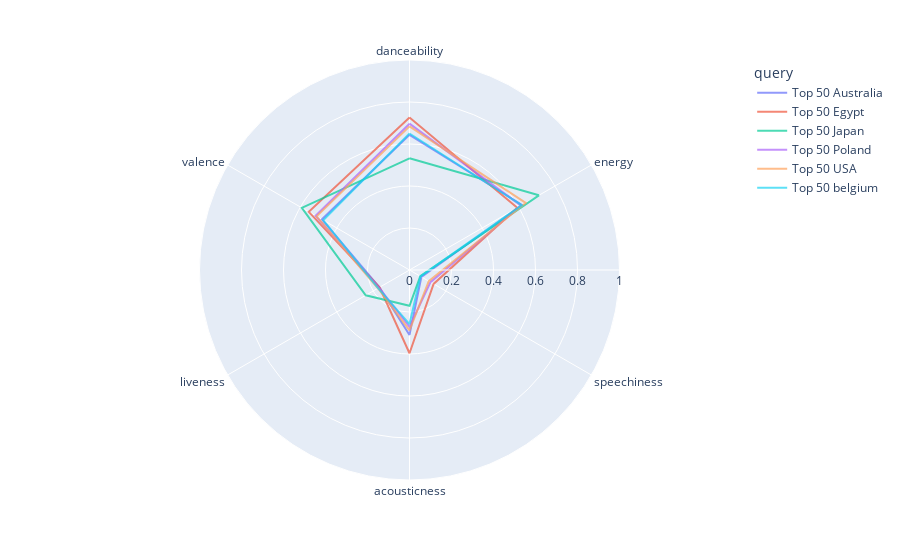

Notebook code for this chart:
### Code cell
melted = pd.melt(unpivoted, id_vars=["query"])

fig = px.line_polar(melted, r="value", theta="variable", color="query",
                            line_close=True, range_r=[0,1])
#fig.update_traces(fill='toself')
fig.update_traces(opacity=0.7)
fig

### Figure 1 — Plotly figure (JSON) as saved in the notebook; plotly's stock layout.template omitted (floating-point values rounded to 4 significant figures)
{"data": [{"hovertemplate": "query=Top 50 Australia<br>value=%{r}<br>variable=%{theta}<extra></extra>", "legendgroup": "Top 50 Australia", "line": {"color": "#636efa", "dash": "solid"}, "marker": {"symbol": "circle"}, "mode": "lines", "name": "Top 50 Australia", "opacity": 0.7, "r": [0.6439, 0.6192, 0.06541, 0.3091, 0.1654, 0.4816, 0.6439], "showlegend": true, "subplot": "polar", "theta": ["danceability", "energy", "speechiness", "acousticness", "liveness", "valence", "danceability"], "type": "scatterpolar"}, {"hovertemplate": "query=Top 50 Egypt<br>value=%{r}<br>variable=%{theta}<extra></extra>", "legendgroup": "Top 50 Egypt", "line": {"color": "#EF553B", "dash": "solid"}, "marker": {"symbol": "circle"}, "mode": "lines", "name": "Top 50 Egypt", "opacity": 0.7, "r": [0.7263, 0.5927, 0.1326, 0.3964, 0.1645, 0.5537, 0.7263], "showlegend": true, "subplot": "polar", "theta": ["danceability", "energy", "speechiness", "acousticness", "liveness", "valence", "danceability"], "type": "scatterpolar"}, {"hovertemplate": "query=Top 50 Japan<br>value=%{r}<br>variable=%{theta}<extra></extra>", "legendgroup": "Top 50 Japan", "line": {"color": "#00cc96", "dash": "solid"}, "marker": {"symbol": "circle"}, "mode": "lines", "name": "Top 50 Japan", "opacity": 0.7, "r": [0.5318, 0.7114, 0.05939, 0.1707, 0.2407, 0.592, 0.5318], "showlegend": true, "subplot": "polar", "theta": ["danceability", "energy", "speechiness", "acousticness", "liveness", "valence", "danceability"], "type": "scatterpolar"}, {"hovertemplate": "query=Top 50 Poland<br>value=%{r}<br>variable=%{theta}<extra></extra>", "legendgroup": "Top 50 Poland", "line": {"color": "#ab63fa", "dash": "solid"}, "marker": {"symbol": "circle"}, "mode": "lines", "name": "Top 50 Poland", "opacity": 0.7, "r": [0.6968, 0.6127, 0.1155, 0.2703, 0.1679, 0.5165, 0.6968], "showlegend": true, "subplot": "polar", "theta": ["danceability", "energy", "speechiness", "acousticness", "liveness", "valence", "danceability"], "type": "scatterpolar"}, {"hovertemplate": "query=Top 50 USA<br>value=%{r}<br>variable=%{theta}<extra></extra>", "legendgroup": "Top 50 USA", "line": {"color": "#FFA15A", "dash": "solid"}, "marker": {"symbol": "circle"}, "mode": "lines", "name": "Top 50 USA", "opacity": 0.7, "r": [0.6839, 0.6387, 0.1061, 0.2877, 0.1736, 0.5109, 0.6839], "showlegend": true, "subplot": "polar", "theta": ["danceability", "energy", "speechiness", "acousticness", "liveness", "valence", "danceability"], "type": "scatterpolar"}, {"hovertemplate": "query=Top 50 belgium<br>value=%{r}<br>variable=%{theta}<extra></extra>", "legendgroup": "Top 50 belgium", "line": {"color": "#19d3f3", "dash": "solid"}, "marker": {"symbol": "circle"}, "mode": "lines", "name": "Top 50 belgium", "opacity": 0.7, "r": [0.65, 0.6173, 0.06029, 0.2576, 0.173, 0.4745, 0.65], "showlegend": true, "subplot": "polar", "theta": ["danceability", "energy", "speechiness", "acousticness", "liveness", "valence", "danceability"], "type": "scatterpolar"}], "layout": {"legend": {"title": {"text": "query"}, "tracegroupgap": 0}, "margin": {"t": 60}, "polar": {"angularaxis": {"direction": "clockwise", "rotation": 90}, "domain": {"x": [0, 1], "y": [0, 1]}, "radialaxis": {"range": [0, 1]}}}}
